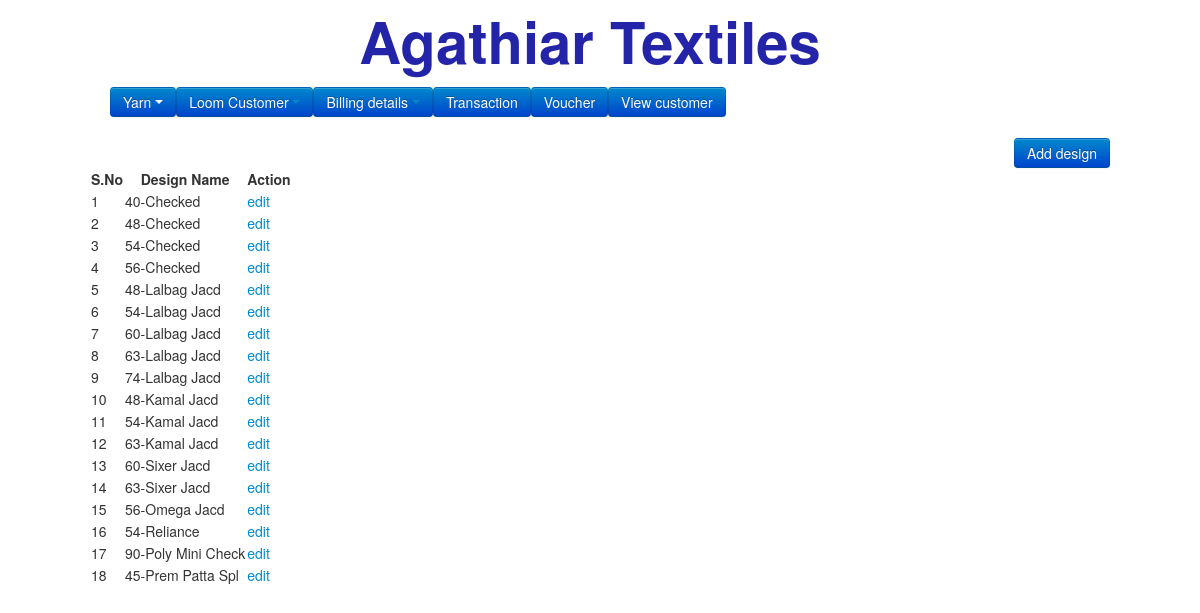
/designs.php, run on an earlier commit of the app's database.
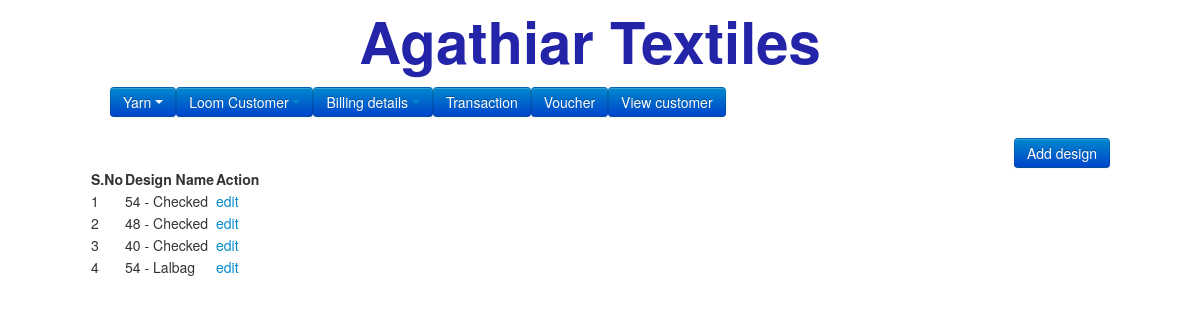
And on a later commit of the database.
### tables this page shows
CREATE TABLE `designs` (
  `id` int(11) NOT NULL,
  `name` varchar(50) NOT NULL,
  `date` varchar(100) NOT NULL
);

### designs.php (the view, shortened to what this page needs)
<?php
include('template/header.php');
?>
<div align="right"><a href="add_design.php"><input type="submit" value="Add design" class="btn btn-primary"></a></div>
<?php
$select=mysql_query("SELECT * FROM `designs`");
?>
<table id="example" border="0">
<thead>
<tr>
<th>S.No</th>
<th>Design Name</th>
<th>Action</th>
</tr>
</thead>
<tbody>
<?php
$sno = 1;
while($fetch = mysql_fetch_assoc($select)) {
echo "<tr><td>{$sno}</td><td>".$fetch["name"]."</td><td>"."<a href='add_design.php?id=".$fetch["id"]."'>edit</a></td></tr>";
$sno++;
}
?>
</tbody>
</table>
</body>
</html>

What changed in the data, as far as the page shows it:
removed designs: name "48-Lalbag Jacd"
removed designs: name "54-Lalbag Jacd"
removed designs: name "60-Lalbag Jacd"
removed designs: name "63-Lalbag Jacd"
removed designs: name "74-Lalbag Jacd"
removed designs: name "48-Kamal Jacd"
removed designs: name "54-Kamal Jacd"
removed designs: name "63-Kamal Jacd"
removed designs: name "60-Sixer Jacd"
removed designs: name "63-Sixer Jacd"
removed designs: name "56-Omega Jacd"
removed designs: name "54-Reliance"
removed designs: name "90-Poly Mini Check"
removed designs: name "45-Prem Patta Spl"
changed designs: name "40-Checked" → "54 - Checked"
changed designs: name "48-Checked" → "48 - Checked"
changed designs: name "54-Checked" → "40 - Checked"
changed designs: name "56-Checked" → "54 - Lalbag"
